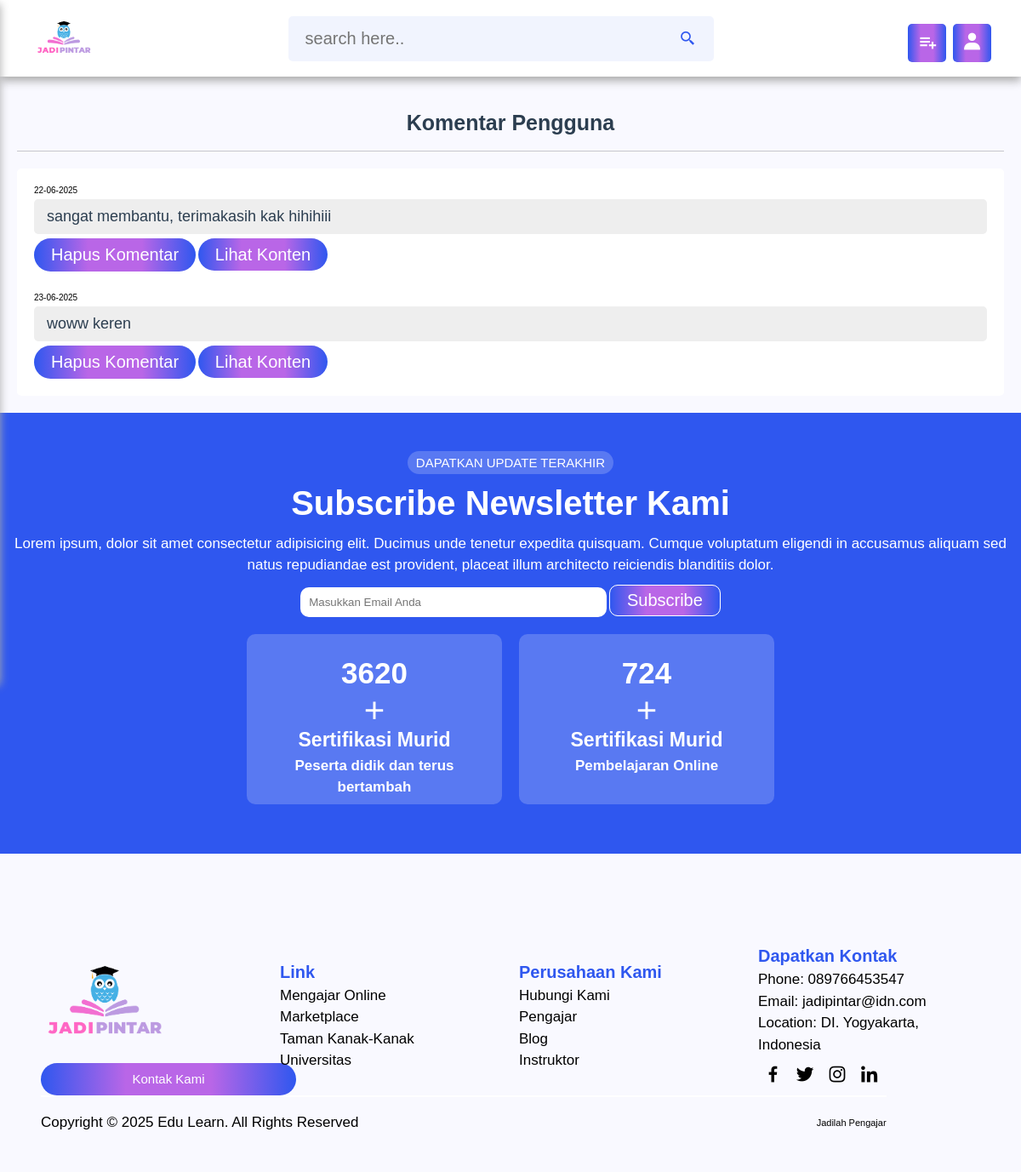
The page /admin/comments.php (signed in) on the database its author committed.
### tables this page shows
CREATE TABLE `comments` (
  `id` varchar(20) NOT NULL,
  `content_id` varchar(20) NOT NULL,
  `user_id` varchar(20) NOT NULL,
  `tutor_id` varchar(50) NOT NULL,
  `comment` varchar(1000) NOT NULL,
  `date` date NOT NULL DEFAULT current_timestamp()
);

### admin/comments.php (the view, shortened to what this page needs)
<?php
    include '../components/connect.php';
    if(isset($_COOKIE['tutor_id'])){
        $tutor_id = $_COOKIE['tutor_id'];
    }else{
        $tutor_id = '';
        header('location: login.php');
    }
?>
<!DOCTYPE html>
<html lang="en">
<head>
    <link href='https://unpkg.com/boxicons@2.1.4/css/boxicons.min.css' rel='stylesheet'>
</head>
<body>
    <?php include '../components/admin_header.php'?>
    <section class="comments">
            <h1 class="heading">komentar pengguna</h1>
            <div class="show-comments">
                <?php
                     $select_comments = $conn->prepare("SELECT * FROM comments WHERE tutor_id = ?");
                     $select_comments->execute([$tutor_id]);
                        if($select_comments->rowCount() > 0){
                         while($fetch_comment = $select_comments->fetch(PDO::FETCH_ASSOC)){
                ?>
                <div class="box" style="<?php if ($fetch_comment['tutor_id' == $tutor_id]) {echo 'order:-1';} ?>">
                    <div class="content">
                        <span><?= date('d-m-Y', strtotime($fetch_comment['date'])); ?></span>
                        <p class="text"><?= $fetch_comment['comment'];?></p>
                        <form action="" method="post">
                            <button type="submit" name="delete_comment" value="hapus komentar" class="btn" onclick="return confirm('hapus komentar ini');">Hapus Komentar</button>
                             <a href="view_content.php?get_id=<?= $fetch_comment['content_id']; ?>" class="btn">Lihat Konten</a>
                        </form>
                    </div>
                </div>
                <?php
                        }
                    }else{
                         echo'<p class="empty">belum ada komentar ditambahkan!</p>';
                    }
                ?>
            </div>
    </section>
    <?php include '../components/footer.php'?>
</body>
</html>

### rows shown on the page
comments: date "22-06-2025", comment "sangat membantu, terimakasih kak hihihiii"
comments: date "23-06-2025", comment "woww keren"
